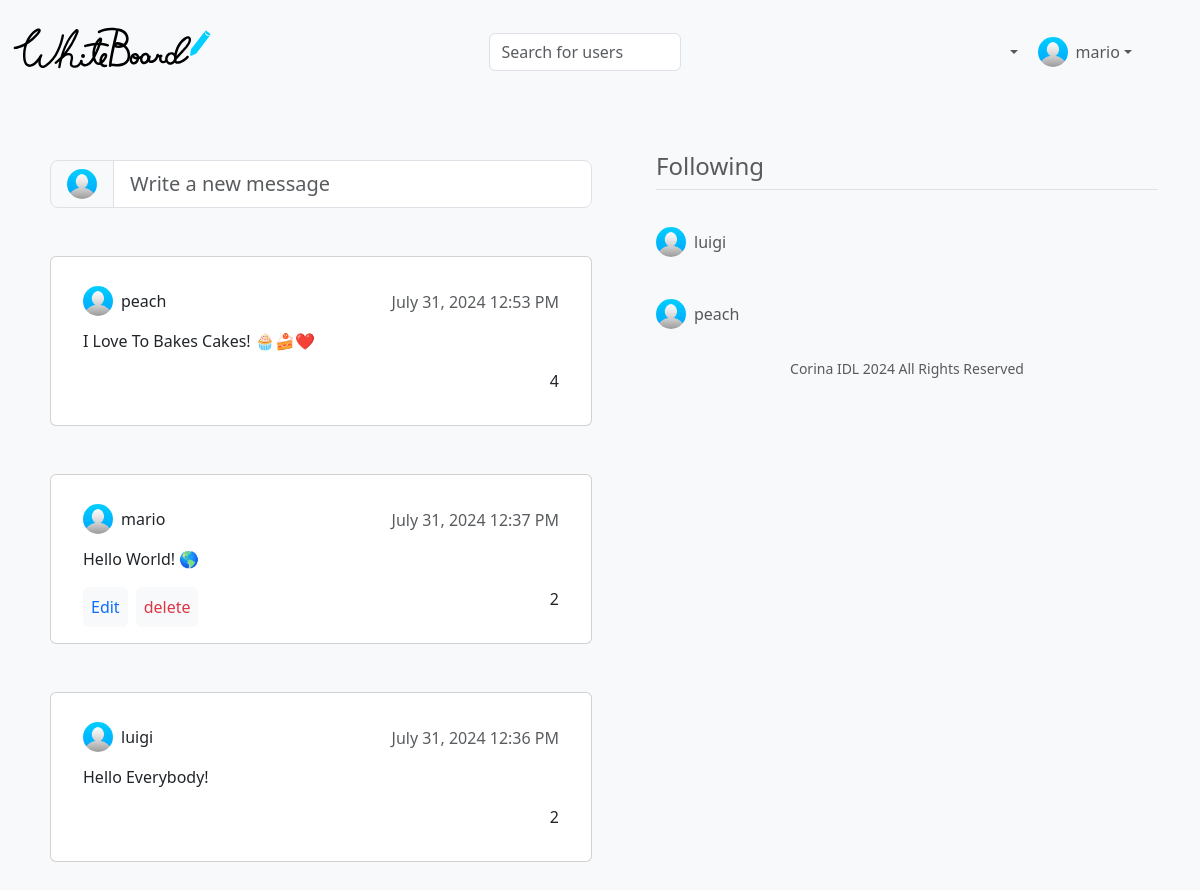
Page / (signed in) on the committed database.
### tables this page shows
CREATE TABLE users (
	id INTEGER PRIMARY KEY AUTOINCREMENT NOT NULL,
	name TEXT NOT NULL,
	email TEXT NOT NULL,
	pass TEXT NOT NULL,
	username TEXT NOT NULL
, workplace TEXT, location TEXT, studies TEXT, phone NUMERIC, image TEXT NOT NULL DEFAULT "avatar.jpg");

CREATE TABLE messages (
	id INTEGER PRIMARY KEY AUTOINCREMENT NOT NULL,
	user_id INTEGER NOT NULL,
	content TEXT NOT NULL,
	date NUMERIC NOT NULL,
	likes INTEGER NOT NULL DEFAULT 0,
	FOREIGN KEY (user_id) REFERENCES users (id)
);

### app.py (the view)
@app.route("/")
@login_required
def index():
    users = db.execute("SELECT * FROM users WHERE id = ?", session["user_id"])
    hack = db.execute("SELECT * FROM followers WHERE user_id = ? AND follows = ?", session["user_id"], session["user_id"])
    if not hack:
        db.execute("INSERT INTO followers (user_id, follows) VALUES (?, ?)", session["user_id"], session["user_id"])
    messages = db.execute("SELECT username, image, content, likes, date, messages.id, messages.user_id FROM users, messages, followers WHERE users.id = messages.user_id AND messages.user_id = followers.follows AND followers.user_id = ? ORDER BY date DESC", session["user_id"])
    following = db.execute("SELECT username, image FROM users, followers WHERE users.id = followers.follows AND followers.user_id = ? AND followers.follows != ? LIMIT 5", session["user_id"], session["user_id"])
    return render_template("index.html", users=users, messages=messages, following=following)

### app.py (called while the page is built)
@app.after_request
def after_request(response):
    response.headers["Cache-Control"] = "no-cache, no-store, must-revalidate"
    response.headers["Expires"] = 0
    response.headers["Pragma"] = "no-cache"
    return response

### helpers.py (called while the page is built)
def login_required(f):
    @wraps(f)
    def decorated_function(*args, **kwargs):
        if session.get("user_id") is None:
            return redirect("/login")
        return f(*args, **kwargs)
    return decorated_function

def format_date(date):
    date_obj = datetime.datetime.strptime(date, '%Y-%m-%d %H:%M:%S')
    new_format = date_obj.strftime('%B %d, %Y %I:%M %p')
    return new_format

### templates/index.html (shortened to what this page needs)
{% extends "layout.html" %}
{% block main %}
    <div class="d-flex">
        <div class="flex-grow-1 mt-2 p-2">
            <div class="input-group input-group-lg mb-5">
                <span class="input-group-text" id="inputGroup-sizing-lg">
                    {% for user in users %}
                        <img src="../static/{{ user.image }}" class="rounded-circle" height="30" alt="Avatar" loading="lazy" />
                    {% endfor %}
                </span>
                <input id="new-message" type="text" class="form-control" aria-label="Sizing example input" aria-describedby="inputGroup-sizing-lg" placeholder="Write a new message" data-bs-toggle="modal" data-bs-target="#new-msg-modal">
            </div>
            <div class="message-board w-100">
                {% if messages %}
                    {% for msg in messages %}
                        <div class="card mb-5">
                            <div class="card-body mx-3">
                                <div class="d-flex align-items-center justify-content-between">
                                    <a class="nav-link d-flex align-items-center" href="/profile/{{ msg.username }}">
                                        <img src="../static/{{ msg.image }}" class="rounded-circle" height="30" alt="Avatar" loading="lazy" />
                                        <p class="mt-3 ms-2">{{ msg.username }}</p>
                                    </a>
                                    <h6 class="card-subtitle mt-1 text-body-secondary">{{ msg.date | format_date }}</h6>
                                </div>
                                <p class="card-text text-capitalize">{{ msg.content }}</p>
                                {% for user in users %}
                                    {% if msg.user_id|int() == user.id|int() %}
                                        <div class="d-flex justify-content-between gap-2">
                                            <div class="d-flex gap-2">
                                                <a href="#" class="p-2 bg-light rounded" data-bs-toggle="modal" data-bs-target="#edit-msg-modal-{{msg.id}}">Edit</a>
                                                <a href="#" class="p-2 bg-light rounded text-danger" data-bs-toggle="modal" data-bs-target="#delete-msg-modal-{{msg.id}}">delete</a>
                                            </div>
                                            <div class="d-flex gap-2">
                                                <a href="/liked/{{msg.id}}/{{msg.user_id}}"><box-icon name='heart'></box-icon></a>
                                                <p>{{ msg.likes }}</p>
                                            </div>
                                        </div>
                                    {% else %}
                                        <div class="d-flex justify-content-end gap-2">
                                            <a href="/liked/{{msg.id}}/{{msg.user_id}}"><box-icon name='heart'></box-icon></a>
                                            <p>{{ msg.likes }}</p>
                                        </div>
                                    {% endif %}
                                {% endfor %}
                            </div>
                        </div>
                    {% endfor %}
                {% else %}
                    <div class="card mb-5">
                        <div class="card-body mx-3 text-center">
                            <p class="h5 card-subtitle my-5 text-body-secondary">No messages to show yet</p>
                        </div>
                    </div>
                {% endif %}
            </div>
        </div>
        <div class="d-none d-sm-block ps-5 w-50">
            <div class="mb-lg-5 ms-2 me-0 text-muted">
                <strong class="d-block h4 my-2 pb-2 border-bottom">Following</strong>
                {% if following %}
                    <nav class="navbar">
                        <ul class="navbar-nav">
                            {% for user in following %}
                                <li class="nav-item">
                                    <a class="nav-link d-flex align-items-center" href="/profile/{{ user.username }}">
                                        <img src="../static/{{ user.image }}" class="rounded-circle" height="30" alt="Avatar" loading="lazy" />
                                        <p class="mt-3 ms-2">{{ user.username }}</p>
                                    </a>
                                </li>
                            {% endfor %}
                        </ul>
                    </nav>
                {% else %}
                    <p class="my-5 h6 text-center">You are not following any user yet</p>
                {% endif %}
                <footer class="mb-5">
                    <p class="mb-3 small text-center text-muted">
                        Corina IDL <span id="date"></span> All Rights Reserved
                    </p>
                </footer>
            </div>
        </div>
    </div>
{% endblock %}

### templates/layout.html (shortened to what this page needs)
<!DOCTYPE html>
<html lang="en">
<head>
    <link href="https://cdn.jsdelivr.net/npm/bootstrap@5.3.3/dist/css/bootstrap.min.css" rel="stylesheet">
    <link rel="stylesheet" href="../static/styles.css">
</head>
<body class="bg-light">
    <nav class="bg-light navbar navbar-expand-md navbar-light sticky-top">
        <div class="container-fluid">
            <a class="navbar-brand" href="/">
                <img src="../static/whiteboard-logo.svg" alt="WhiteBoard logo" width="200" loading="lazy">
            </a>
            <div class="collapse navbar-collapse" id="navbar">
                {% if session["user_id"] %}
                    <div class="container-lg mt-2">
                        <form action="/search" class="d-flex align-items-center" role="search">
                            <input class="form-control me-2" type="search" placeholder="Search for users" aria-label="Search" name="user" autocomplete="off">
                            <button class="search-btn" type="submit">
                                <box-icon name='search'></box-icon>
                            </button>
                        </form>
                    </div>
                    <ul class="navbar-nav ms-auto mt-2 d-md-flex align-items-md-center">
                        <li class="nav-item dropdown me-1">
                            <a href="#" class="nav-link dropdown-toggle d-flex align-items-center" data-bs-toggle="dropdown" data-bs-auto-close="outside" aria-expanded="false">
                                <box-icon name='heart'></box-icon>
                            </a>
                        </li>
                        <li class="nav-item dropdown me-lg-5">
                            {% for user in users %}
                                <a class="nav-link dropdown-toggle d-flex align-items-center" href="/profile/{{ user.username }}" data-bs-toggle="dropdown" aria-expanded="false" data-bs-auto-close="outside">
                                    <img src="../static/{{ user.image }}" class="rounded-circle" height="30" alt="Avatar" loading="lazy" />
                                    <p class="mt-3 ms-2">{{ user.username }}</p>
                            </a>
                            {% endfor %}
                        </li>
                    </ul>
                {% endif %}
            </div>
        </div>
    </nav>
    <main class="container py-5">
        {% block main %}{% endblock %}
    </main>
</body>
</html>

### static/styles.css (style rules this page uses)
:root { --blue: #00b7ff; }
* { margin: 0; padding: 0; box-sizing: border-box; }
a { text-decoration: none; }
.search-btn { background: transparent; border: none; }

### rows in the picture
users: image (placeholder picture), username "mario"
messages: image (placeholder picture), username "peach", date "July 31, 2024 12:53 PM", content "I Love To Bakes Cakes! 🧁🍰❤️", likes "4"
messages: image (placeholder picture), username "mario", date "July 31, 2024 12:37 PM", content "Hello World! 🌎", likes "2"
messages: image (placeholder picture), username "luigi", date "July 31, 2024 12:36 PM", content "Hello Everybody!", likes "2"
users: image (placeholder picture), username "luigi"
users: image (placeholder picture), username "peach"
